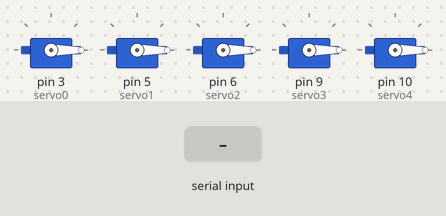
A sketch run on a simulated Arduino Uno, built with avr-gcc and run on an emulated ATmega328P. Parts: 5 × servo. The test bench sets the inputs (shaded band).

Above: at 1.2 s.
1.3 s: "90,45,200\n" received over Serial
At 2.0 s:
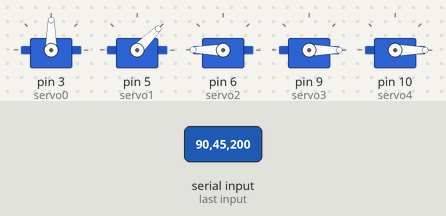
3.0 s: "30,150,10\n" received over Serial
At 3.5 s:
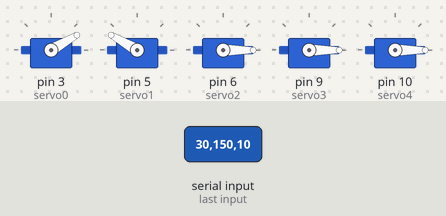
4.5 s: "90,45\n" received over Serial
At 5.7 s:
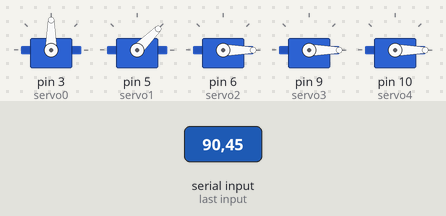
6.0 s: "90\n" received over Serial
At 7.1 s:
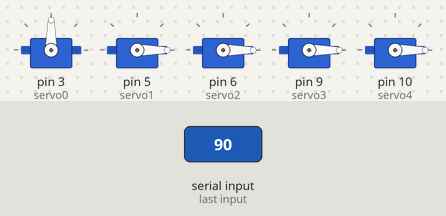
7.5 s: "200\n" received over Serial
At 8.3 s:
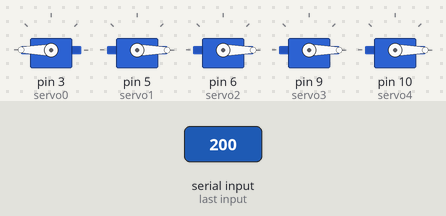
9.0 s: "30,150\n" received over Serial
At 9.5 s:
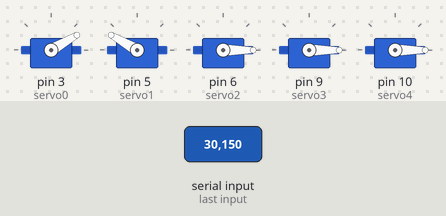
Timing chart, 0 to 11.5 s (numbered marks = the images above; inputs shaded):
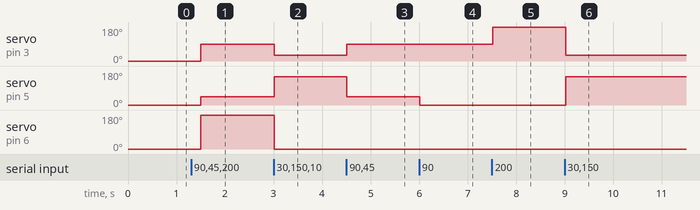

Measured:
- after the input at 1.3 s, servo on pin 3 (servo0): 0° → 90° after 0.20 s; servo on pin 5 (servo1): 0° → 45° after 0.20 s; servo on pin 6 (servo2): 0° → 180° after 0.20 s
- after the input at 3.0 s, servo on pin 3 (servo0): 90° → 30° at once; servo on pin 5 (servo1): 45° → 150° at once; servo on pin 6 (servo2): 180° → 0° at once
- after the input at 4.5 s, servo on pin 3 (servo0): 30° → 90° at once; servo on pin 5 (servo1): 150° → 45° at once
- after the input at 6.0 s, servo on pin 5 (servo1): 45° → 0° at once
- after the input at 7.5 s, servo on pin 3 (servo0): 90° → 180° at once
- after the input at 9.0 s, servo on pin 3 (servo0): 180° → 30° at once; servo on pin 5 (servo1): 0° → 150° at once

The sketch:

Efficient_Robotic_Arm.ino
```cpp
#include <Servo.h>

Servo servo0;
Servo servo1;
Servo servo2;
Servo servo3;
Servo servo4;

int servoPositions[5];
void setup() {
  // put your setup code here, to run once:
Serial.begin(9600);
servo0.attach(3);
servo1.attach(5);
servo2.attach(6);
servo3.attach(9);
servo4.attach(10);
}

void loop() {
  // put your main code here, to run repeatedly:
while(Serial.available()){
  String input = Serial.readStringUntil('\n');
  servoPositions[0] = input.substring(0,3).toInt();
  servoPositions[1] = input.substring(3,6).toInt();
  servoPositions[2] = input.substring(6,9).toInt();
  servoPositions[3] = input.substring(9,12).toInt();
  servoPositions[4] = input.substring(12,15).toInt();
}
servo0.write(servoPositions[0]);
servo1.write(servoPositions[1]);
servo2.write(servoPositions[2]);
servo3.write(servoPositions[3]);
servo4.write(servoPositions[4]);

delay(500);
}
```
